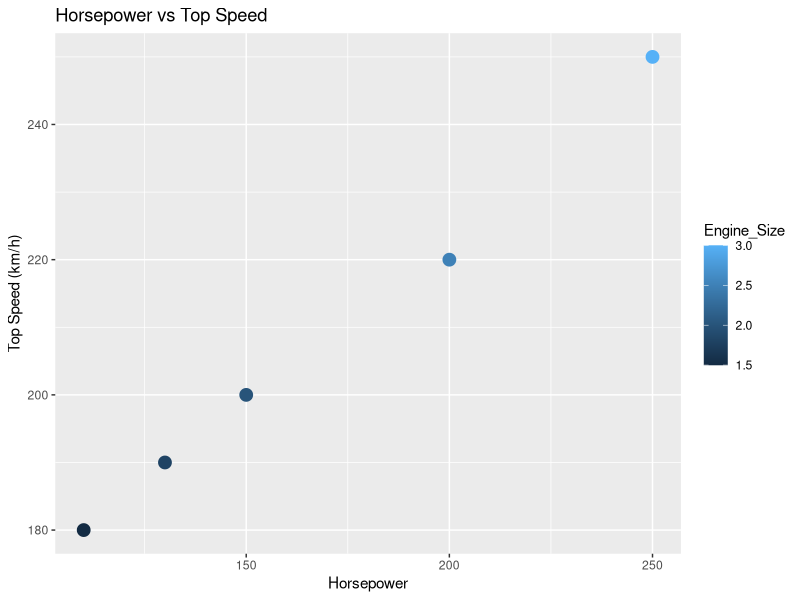

Write R code to recreate this figure.
library(ggplot2)

vehicle <- data.frame(
  Engine_Size=c(1.5,2.0,3.0,2.5,1.8),
  Horsepower=c(110,150,250,200,130),
  Top_Speed=c(180,200,250,220,190)
)

ggplot(vehicle,aes(x=Horsepower,y=Top_Speed,color=Engine_Size))+
  geom_point(size=4)+
  labs(title="Horsepower vs Top Speed",
       x="Horsepower",
       y="Top Speed (km/h)")
